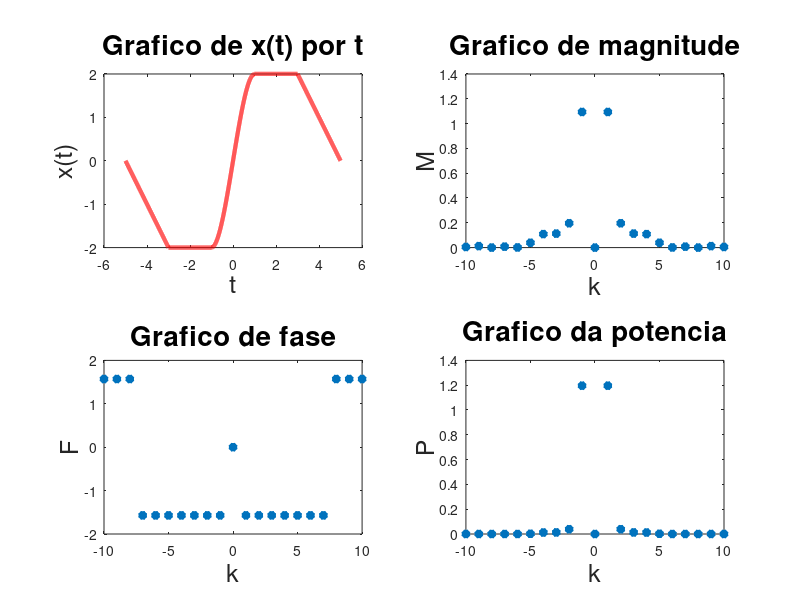

Recreate this plot in MATLAB. (Note: this script raises an error after producing the figure.)
% Programa da quarta questao do trabalho de sinais e sistemas
% 2022.2

% Intervalos
dt=0.001;
T0 = 10;
w0 = 2*pi/T0;

% Dados basicos
t1=-5:dt:-3-dt; x1=-t1-5;
t2=-3:dt:-1-dt; x2=0*t2-2;
t3=-1:dt:1-dt; x3=-t3.^3+3*t3;
t4=1:dt:3-dt; x4=0*t4+2;
t5=3:dt:5-dt; x5=-t5+5;

% Concatenando e plotando
t=[t1 t2 t3 t4 t5]; x=[x1 x2 x3 x4 x5];
subplot(2,2,1)
plot(t, x, "r", "linewidth", 3)
title("Grafico de x(t) por t", "fontsize", 20)
xlabel("t", "fontsize", 18)
ylabel("x(t)", "fontsize", 18)

% Encontrando a potencia total P
Ptotal = sum(abs(x).^2*dt)/T0

% Encontrando os Xk para k pertence a [-10 10]
xk0 = sum(x.*exp(-i*0*w0.*t)*dt)/T0;
xk1 = sum(x.*exp(-i*1*w0.*t)*dt)/T0;
xk2 = sum(x.*exp(-i*2*w0.*t)*dt)/T0;
xk3 = sum(x.*exp(-i*3*w0.*t)*dt)/T0;
xk4 = sum(x.*exp(-i*4*w0.*t)*dt)/T0;
xk5 = sum(x.*exp(-i*5*w0.*t)*dt)/T0;
xk6 = sum(x.*exp(-i*6*w0.*t)*dt)/T0;
xk7 = sum(x.*exp(-i*7*w0.*t)*dt)/T0;
xk8 = sum(x.*exp(-i*8*w0.*t)*dt)/T0;
xk9 = sum(x.*exp(-i*9*w0.*t)*dt)/T0;
xk10 = sum(x.*exp(-i*10*w0.*t)*dt)/T0;

k = [-10:10];
magnitude = [abs(xk10) abs(xk9) abs(xk8) abs(xk7) abs(xk6) abs(xk5) abs(xk4) abs(xk3) abs(xk2) abs(xk1) abs(xk0) abs(xk1) abs(xk2) abs(xk3) abs(xk4) abs(xk5) abs(xk6) abs(xk7) abs(xk8) abs(xk9) abs(xk10)];
fase = [arg(xk10) arg(xk9) arg(xk8) arg(xk7) arg(xk6) arg(xk5) arg(xk4) arg(xk3) arg(xk2) arg(xk1) arg(xk0) arg(xk1) arg(xk2) arg(xk3) arg(xk4) arg(xk5) arg(xk6) arg(xk7) arg(xk8) arg(xk9) arg(xk10)];
subplot(2,2,2)
plot(k, magnitude, "*", "linewidth", 3)
title("Grafico de magnitude", "fontsize", 20)
xlabel("k", "fontsize", 18)
ylabel("M", "fontsize", 18)

subplot(2,2,3)
plot(k, fase, "*", "linewidth", 3)
title("Grafico de fase", "fontsize", 20)
xlabel("k", "fontsize", 18)
ylabel("F", "fontsize", 18)

% Encontrando a potencia de cada Xk
P0 = abs(xk0)^2;
P1 = abs(xk1)^2;
P2 = abs(xk2)^2;
P3 = abs(xk3)^2;
P4 = abs(xk4)^2;
P5 = abs(xk5)^2;
P6 = abs(xk6)^2;
P7 = abs(xk7)^2;
P8 = abs(xk8)^2;
P9 = abs(xk9)^2;
P10 = abs(xk10)^2;

P = [P10 P9 P8 P7 P6 P5 P4 P3 P2 P1 P0 P1 P2 P3 P4 P5 P6 P7 P8 P9 P10];
subplot(2,2,4)
plot(k, P, "*", "linewidth", 3)
title("Grafico da potencia", "fontsize", 20)
xlabel("k", "fontsize", 18)
ylabel("P", "fontsize", 18)

% Estimando a quantidade de harmonicos necessarios para reter 90% da potencia total
p = abs(sum(x.*exp(-i*0*w0.*t)*dt)/T0)^2/Ptotal;
harmonico = 1;
while (p < 0.9)
  p = p + 2*abs(sum(x.*exp(-i*harmonico*w0.*t)*dt)/T0)^2/Ptotal;
  harmonico++
endwhile

a0 = x0;
a1 = (xk1+conj(xk1));
a2 = (xk2+conj(xk2));
a3 = (xk3+conj(xk3));
a4 = (xk4+conj(xk4));
a5 = (xk5+conj(xk5));
a6 = (xk6+conj(xk6));
a7 = (xk7+conj(xk7));
a8 = (xk8+conj(xk8));
a9 = (xk9+conj(xk9));
a10 = (xk10+conj(xk10));

b0 = i(xk0-conj(xk0));
b1 = i*(xk1-conj(xk1));
b2 = i*(xk2-conj(xk2));
b3 = i*(xk3-conj(xk3));
b4 = i*(xk4-conj(xk4));
b5 = i*(xk5-conj(xk5));
b6 = i*(xk6-conj(xk6));
b7 = i*(xk7-conj(xk7));
b8 = i*(xk8-conj(xk8));
b9 = i*(xk9-conj(xk9));
b10 = i*(xk10-conj(xk10));

% Tracando grafico de x(t) e aproximacoes
plot(t, x, "linewidth", 3)
hold on
plot(t, xk0.*exp(i*0*w0.*t), "linewidth", 3)
plot(t, xk0.*exp(i*0*w0.*t) + xk1.*exp(i*1*w0.*t) + conj(xk1).*exp(i*1*w0.*t) , "linewidth", 3)
hold off

